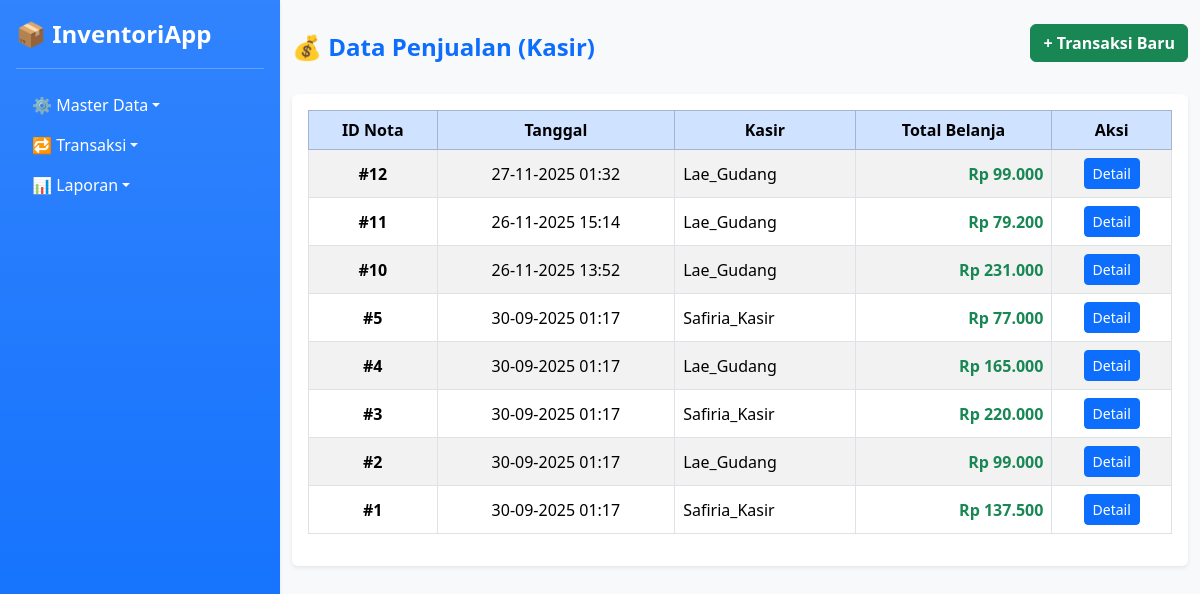
/penjualan.php, run on the app's committed database.
### tables this page shows
CREATE TABLE `penjualan` (
  `idpenjualan` int NOT NULL,
  `created_at` timestamp NULL DEFAULT CURRENT_TIMESTAMP,
  `subtotal_nilai` int DEFAULT NULL,
  `ppn` int DEFAULT NULL,
  `total_nilai` int DEFAULT NULL,
  `iduser` int DEFAULT NULL,
  `idmargin_penjualan` int DEFAULT NULL
);

CREATE TABLE `user` (
  `iduser` int NOT NULL,
  `username` varchar(45) NOT NULL,
  `password` varchar(100) NOT NULL,
  `idrole` int DEFAULT NULL
);

### penjualan.php (the view, shortened to what this page needs)
<?php include 'db.php'; ?>
<?php include 'layout/navbar.php'; ?>
<!DOCTYPE html>
<html lang="id">
<head>
<link href="https://cdn.jsdelivr.net/npm/bootstrap@5.3.3/dist/css/bootstrap.min.css" rel="stylesheet">
</head>
<body class="bg-light">
<div class="container-fluid mt-4">
  <div class="d-flex justify-content-between align-items-center mb-3">
      <h4 class="text-primary fw-bold">💰 Data Penjualan (Kasir)</h4>
      <form method="POST">
        <button type="submit" name="buat_transaksi" class="btn btn-success fw-bold">
            + Transaksi Baru
        </button>
      </form>
  </div>
  <div class="card shadow-sm border-0">
      <div class="card-body table-responsive">
          <table class="table table-bordered table-striped align-middle">
              <thead class="table-primary text-center">
                  <tr>
                      <th>ID Nota</th>
                      <th>Tanggal</th>
                      <th>Kasir</th>
                      <th>Total Belanja</th>
                      <th>Aksi</th>
                  </tr>
              </thead>
              <tbody>
              <?php
              $q = mysqli_query($conn, "
                  SELECT p.idpenjualan, p.created_at, p.total_nilai, u.username
                  FROM penjualan p
                  JOIN user u ON p.iduser = u.iduser
                  ORDER BY p.idpenjualan DESC
              ");
              if (mysqli_num_rows($q) > 0) {
                  while ($row = mysqli_fetch_assoc($q)) {
                      $tgl = date('d-m-Y H:i', strtotime($row['created_at']));
                      $total = "Rp " . number_format($row['total_nilai'], 0, ',', '.');
                      echo "<tr>
                          <td class='text-center fw-bold'>#{$row['idpenjualan']}</td>
                          <td class='text-center'>{$tgl}</td>
                          <td>{$row['username']}</td>
                          <td class='text-end fw-bold text-success'>{$total}</td>
                          <td class='text-center'>
                              <a href='penjualan_detail.php?id={$row['idpenjualan']}' class='btn btn-sm btn-primary'>Detail</a>
                          </td>
                      </tr>";
                  }
              } else {
                  echo "<tr><td colspan='5' class='text-center text-muted'>Belum ada transaksi penjualan</td></tr>";
              }
              ?>
              </tbody>
          </table>
      </div>
  </div>
</div>
</body>
</html>

### data on the page
penjualan: idpenjualan "12", created_at "27-11-2025 01:32", iduser.username "Lae_Gudang", total_nilai "Rp 99.000"
penjualan: idpenjualan "11", created_at "26-11-2025 15:14", iduser.username "Lae_Gudang", total_nilai "Rp 79.200"
penjualan: idpenjualan "10", created_at "26-11-2025 13:52", iduser.username "Lae_Gudang", total_nilai "Rp 231.000"
penjualan: idpenjualan "5", created_at "30-09-2025 01:17", iduser.username "Safiria_Kasir", total_nilai "Rp 77.000"
penjualan: idpenjualan "4", created_at "30-09-2025 01:17", iduser.username "Lae_Gudang", total_nilai "Rp 165.000"
penjualan: idpenjualan "3", created_at "30-09-2025 01:17", iduser.username "Safiria_Kasir", total_nilai "Rp 220.000"
penjualan: idpenjualan "2", created_at "30-09-2025 01:17", iduser.username "Lae_Gudang", total_nilai "Rp 99.000"
penjualan: idpenjualan "1", created_at "30-09-2025 01:17", iduser.username "Safiria_Kasir", total_nilai "Rp 137.500"
